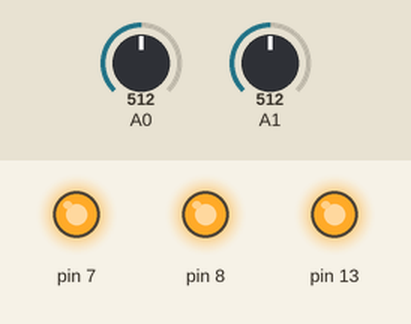
A sketch run on a simulated Arduino Uno, built with avr-gcc and run on an emulated ATmega328P. On the bench: output pins drawn as LEDs (lit = HIGH). The test bench sets the inputs (shaded band); at power-on: A0 = 512, A1 = 512. What the sketch prints to the serial monitor is not drawn.

Above: at 0.1 s.
Timing chart, 0 to 1.6 s (numbered marks = the images above):
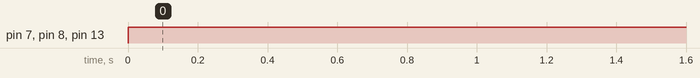

Measured:
- by itself, pin 7, pin 8, pin 13: LOW → HIGH at 0.00 s

The sketch:

Code.ino
```cpp
float analog_out;
float mv_out;
float temp;
int gassensor;
void setup()
{
  pinMode(A0,INPUT);
  pinMode(A1,INPUT);
  pinMode(7,OUTPUT);
  pinMode(8,OUTPUT);
  pinMode(13,OUTPUT);
  Serial.begin(9600);
}

void loop()
{
  analog_out=analogRead(A0);
  mv_out=analog_out/1024;
  mv_out=mv_out*5000;
  temp=(mv_out-500)/10;
  gassensor=analogRead(A1);
  if(temp>=80 || gassensor>=100)
  {
    digitalWrite(13,HIGH);
    digitalWrite(7,HIGH);
    digitalWrite(8,HIGH);

  }
  else
  {
    digitalWrite(13, LOW);
    digitalWrite(7,LOW);
    digitalWrite(8,LOW);
  }
  Serial.print("Temperature=");
  Serial.println(temp);
  Serial.print("Gassensor=");
  Serial.println(gassensor);
  delay(2000);
}
```
